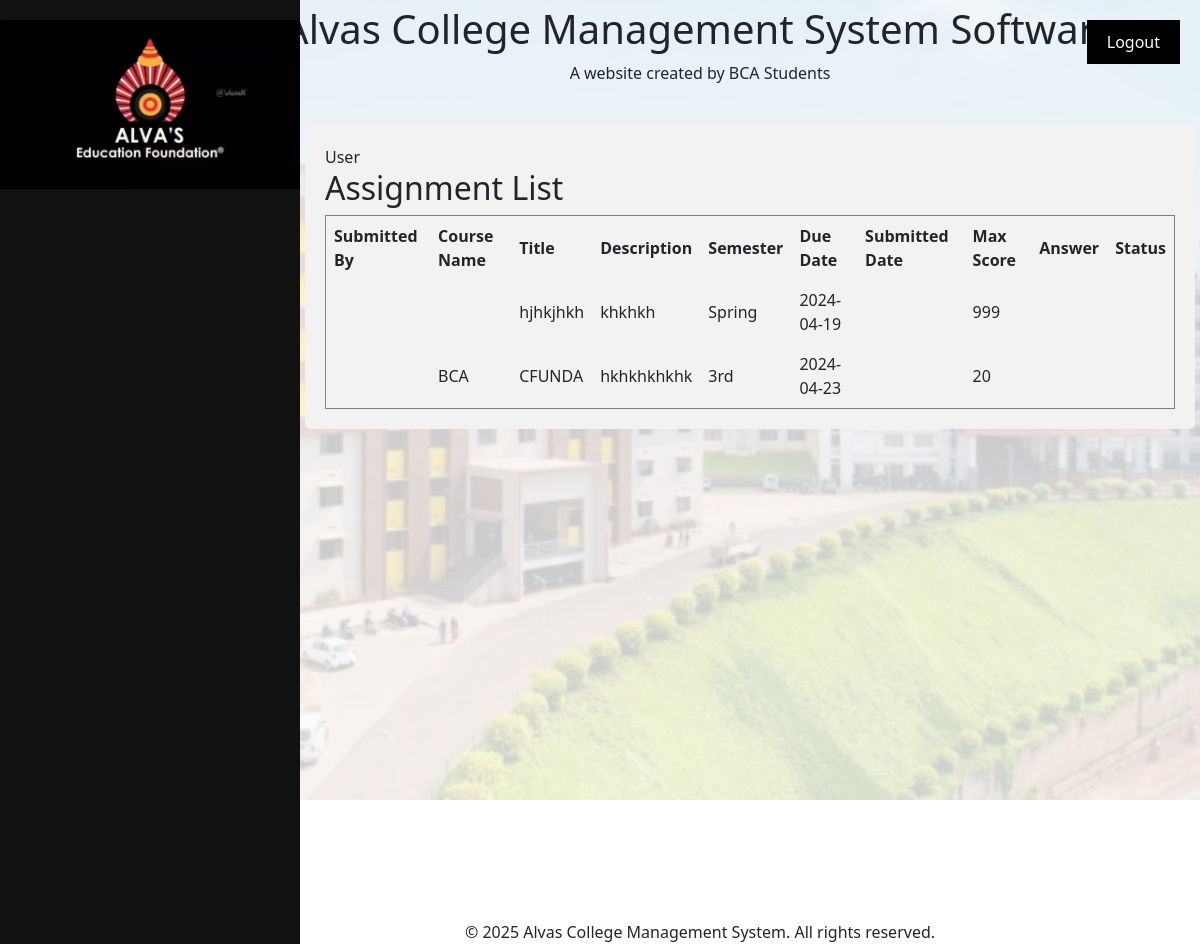
Screenshot of /view_assignments.php with the database file from the repository.
### tables this page shows
CREATE TABLE `assignment` (
  `assignment_id` int(11) NOT NULL,
  `course_name` varchar(255) NOT NULL,
  `title` varchar(255) NOT NULL,
  `semester` varchar(255) NOT NULL,
  `description` text DEFAULT NULL,
  `course_id` int(11) NOT NULL,
  `due_date` date DEFAULT NULL,
  `max_score` int(11) DEFAULT NULL,
  `answer` varchar(255) NOT NULL
);

### view_assignments.php (the view, shortened to what this page needs)
<!DOCTYPE html>
<html lang="en">
<head>
    <link rel="stylesheet" href="style.css">
</head>
<body>
    <?php
    include 'sidebar.php';
    include 'header.php';
    ?>
    <div class="dashboard">
        <div class="content">
            <div class="widget">
                <?php
                include 'db_connection.php';
                $user = $_SESSION['username'];
                echo 'User' . $user;
                $sql = "SELECT * FROM assignment";
                $result = mysqli_query($conn, $sql);
                if (mysqli_num_rows($result) > 0) {
                    echo "<h2>Assignment List</h2>";
                    echo "<table border='1'>";
                    echo "<tr><th>Submitted By</th><th>Course Name</th><th>Title</th><th>Description</th><th>Semester</th><th>Due Date</th><th>Submitted Date</th><th>Max Score</th><th>Answer</th><th>Status</th></tr>";
                    while ($row = mysqli_fetch_assoc($result)) {
                        echo "<tr>";
                        echo "<td>" . $row["student_name"] . "</td>";
                        echo "<td>" . $row["course_name"] . "</td>";
                        echo "<td>" . $row["title"] . "</td>";
                        echo "<td>" . $row["description"] . "</td>";
                        echo "<td>" . $row["semester"] . "</td>";
                        echo "<td>" . $row["due_date"] . "</td>";
                        echo "<td>" . $row["submitted_date"] . "</td>";
                        echo "<td>" . $row["max_score"] . "</td>";
                        echo "<td>" . $row["answer"] . "</td>";
                        echo "<td>" . $row["status"] . "</td>";
                        echo "</tr>";
                    }
                    echo "</table>";
                } else {
                    echo "No assignments found.";
                }
                ?>
            </div>
        </div>
    </div>
</body>
<?php
include 'footer.php';
?>
</html>

### style.css (style rules this page uses)
.dashboard { background-color: rgba(255, 255, 255, 0.8); padding: 05px; position: relative; height: 100%; margin-left:200px; }

### view_assignments.php (style rules this page uses)
.widget { background-color: #f2f2f2; padding: 20px; margin-left: 100px; margin-bottom: 20px; border-radius: 5px; }
.widget h2 { margin-top: 0; }
table { border-collapse: collapse; width: 100%; }
th, td { border: 1px solid #dddddd; text-align: left; padding: 8px; }
th { background-color: #f2f2f2; }
body { background-image: url('image/c2.jpg'); background-size: cover; background-position: center; background-repeat: no-repeat; height: 100vh; }

### rows the page displays
assignment: title "hjhkjhkh", description "khkhkh", semester "Spring", due_date "2024-04-19", max_score "999"
assignment: course_name "BCA", title "CFUNDA", description "hkhkhkhkhk", semester "3rd", due_date "2024-04-23", max_score "20"
